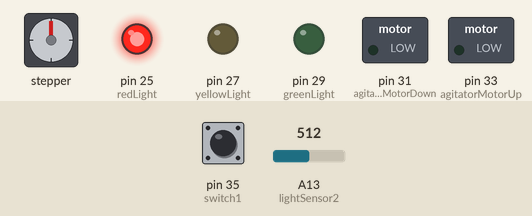
Recording of a sketch running on a simulated Arduino Mega 2560, built with avr-gcc and run on an emulated ATmega2560. On the bench: stepper motor, switched loads named in the sketch (green lamp = pin HIGH), output pins drawn as LEDs (lit = HIGH). The inputs (shaded band) are chosen by the test bench; at power-on: pin 35 (switch1) LOW, A13 (lightSensor2) = 512. Stepper angles assume 200 steps per turn; what the sketch prints to the serial monitor is not drawn.

Above: at 1.2 s.
1.3 s: pin 35 (switch1) pulled HIGH for 1 s
At 3.2 s:
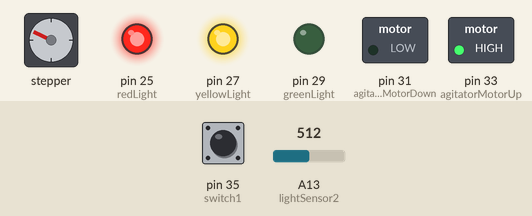
3.8 s: pin 35 (switch1) pulled HIGH for 1 s
At 6.0 s:
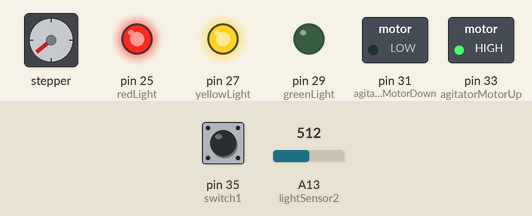
6.3 s: pin 35 (switch1) pulled HIGH for 3.2 s
At 10.7 s:
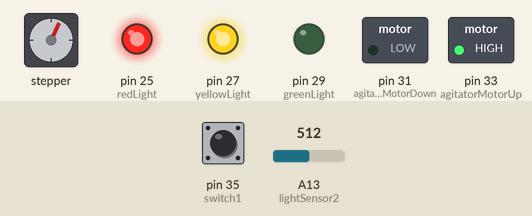
11.0 s: pin 35 (switch1) pulled HIGH for 0.15 s
At 12.1 s:
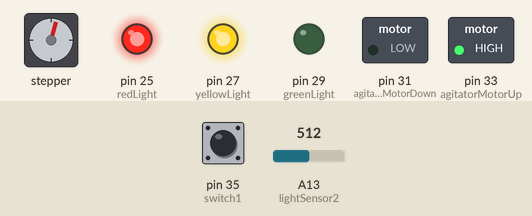
12.6 s: pin 35 (switch1) pulled HIGH for 0.15 s
At 13.9 s:
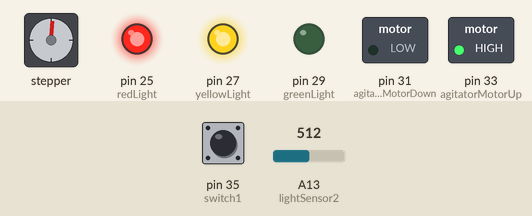
14.2 s: pin 35 (switch1) pulled HIGH for 0.15 s
At 15.1 s:
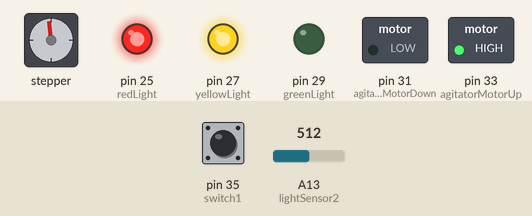
Timing chart, 0 to 16.8 s (numbered marks = the images above; inputs shaded):
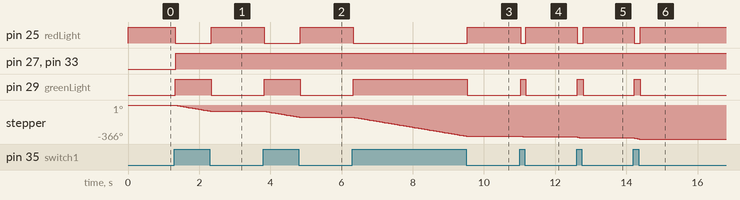

The sketch:

MSDSPINNINGLIGHT.ino
```cpp
#include <Wire.h>
#include <Adafruit_MotorShield.h>
Adafruit_MotorShield AFMS = Adafruit_MotorShield();
Adafruit_StepperMotor *motor = AFMS.getStepper(200, 1);
#define switch1 35
#define switch2 37
#define switch3 39
#define greenLight 29
#define yellowLight 27
#define redLight 25
#define agitatorMotorDown 31
#define agitatorMotorUp 33
#define lightSensor1 A14
#define lightSensor2 A13
#define lightSensor3 A12
#define lightSensor4 A11
#define levelSensor A10
float rawRange = 1024; // 3.3v
float logRange = 5.0; // 3.3v = 10^5 lux
int swValue = 0;
int ltValue = 100;
int ltValueLast = 100;

void setup() {

  pinMode(switch1, INPUT);
  pinMode(switch2, INPUT);
  pinMode(switch3, INPUT);
  pinMode(lightSensor1, INPUT);
  pinMode(lightSensor2, INPUT);
  pinMode(lightSensor3, INPUT);
  pinMode(lightSensor4, INPUT);
  pinMode(levelSensor, INPUT);

  pinMode(greenLight, OUTPUT);
  pinMode(yellowLight, OUTPUT);
  pinMode(redLight, OUTPUT);
  pinMode(agitatorMotorDown, OUTPUT);
  pinMode(agitatorMotorUp, OUTPUT);

  AFMS.begin(); //Create with the default frequency 1.6KHz
  motor->setSpeed(180); //RPM
  digitalWrite(greenLight, HIGH);
  Serial.begin(9600);
}

void loop() {
  swValue = digitalRead(switch1);
  Serial.print("Switch one = ");
  Serial.println(swValue);
  if (swValue == 1) {
    digitalWrite(greenLight, HIGH);
    digitalWrite(redLight, LOW);
    motor->step(1, BACKWARD, DOUBLE);
    ltValue = analogRead(lightSensor2);
    Serial.print("Raw = ");
    Serial.println(ltValue);
    if (ltValue >= 40 && ltValueLast >= 40 ) {
      digitalWrite(yellowLight, HIGH);
      digitalWrite(agitatorMotorUp, HIGH);
    } else {
      digitalWrite(agitatorMotorUp, LOW);
      digitalWrite(yellowLight, LOW);
    }
    ltValueLast = ltValue;
  } else {
    digitalWrite(greenLight, LOW);
    digitalWrite(redLight, HIGH);
    motor->release();
  }
}
```

Measured:
- after the input at 1.3 s, pin 25 (redLight): HIGH → LOW at once, → HIGH 1.0 s later; pin 27 (yellowLight), pin 33 (agitatorMotorUp): LOW → HIGH at once; pin 29 (greenLight): LOW → HIGH at once, → LOW 1.0 s later; stepper: turns 65° counter-clockwise in 0.98 s, starting at once
- after the input at 3.8 s, pin 25 (redLight): HIGH → LOW at once, → HIGH 1.0 s later; pin 29 (greenLight): LOW → HIGH at once, → LOW 1.0 s later; stepper: turns 65° counter-clockwise in 0.98 s, starting at once
- after the input at 6.3 s, pin 25 (redLight): HIGH → LOW at once, → HIGH 3.2 s later; pin 29 (greenLight): LOW → HIGH at once, → LOW 3.2 s later; stepper: turns 205° counter-clockwise in 3.2 s, starting at once
- after the input at 12.6 s, pin 25 (redLight): HIGH → LOW at once, → HIGH 0.17 s later; pin 29 (greenLight): LOW → HIGH at once, → LOW 0.17 s later; stepper: turns 11° counter-clockwise in 0.14 s, starting at once
- after the input at 14.2 s, pin 25 (redLight): HIGH → LOW at once, → HIGH 0.17 s later; pin 29 (greenLight): LOW → HIGH at once, → LOW 0.17 s later; stepper: turns 11° counter-clockwise in 0.14 s, starting at once
